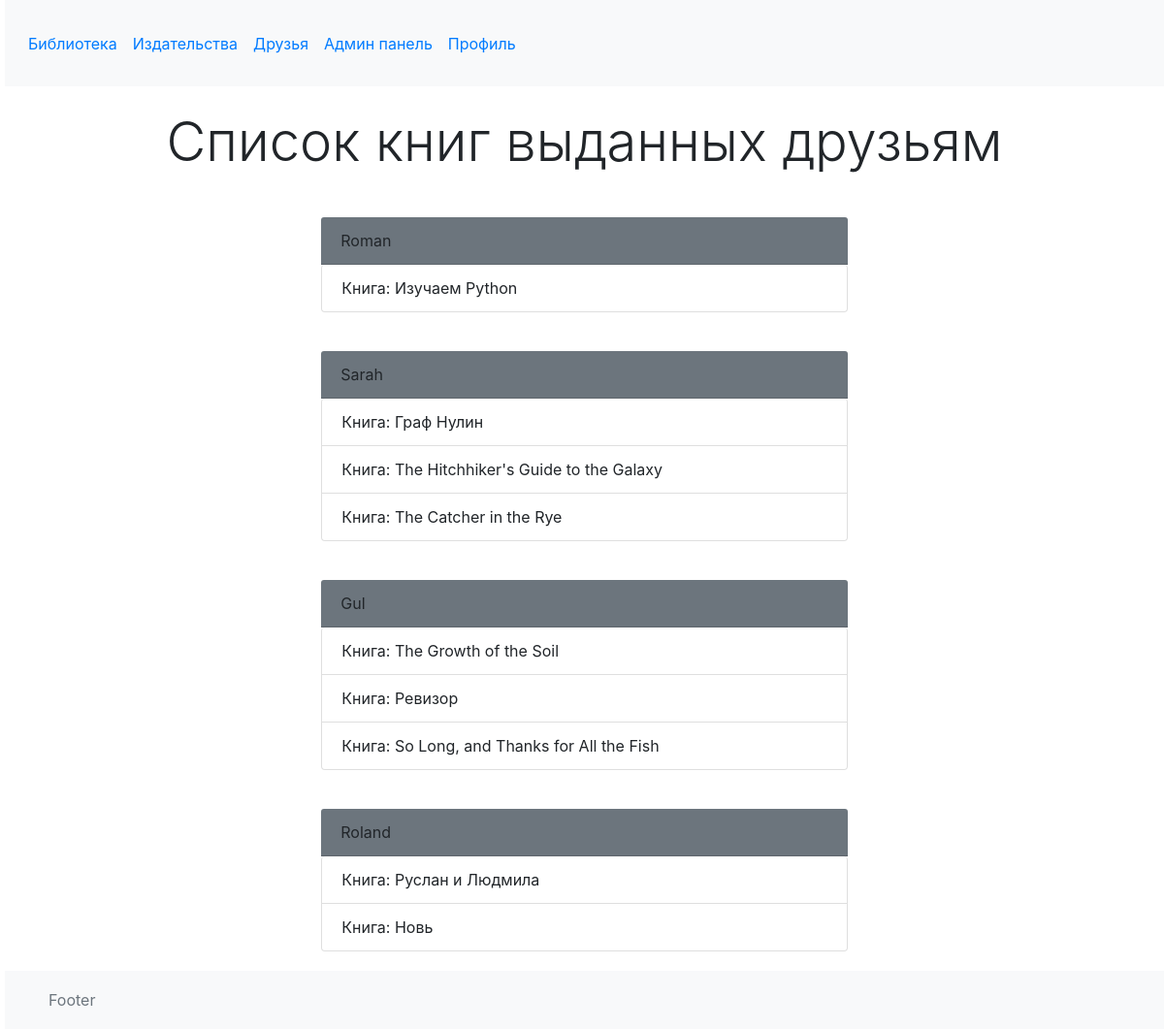
The app's page /friend_list/ with its own data.
### p_library/models.py (models this page shows, shortened)
class Friend(models.Model):
	friend_name = models.CharField(max_length=30, verbose_name='Имя друга')

class Book(models.Model):
    ISBN = models.CharField(max_length=13, verbose_name='ISBN')
    title = models.TextField(verbose_name='Наименование книги')
    description = models.TextField(verbose_name='Описание книги')
    year_release = models.SmallIntegerField(verbose_name='Год издания')
    author = models.ForeignKey(Author, on_delete=models.CASCADE, verbose_name='Автор')
    copy_count = models.IntegerField(default=1, verbose_name='Количество копий')
    price = models.DecimalField(max_digits = 10, decimal_places=2, default=0, verbose_name='Цена')
    publishing_house = models.ForeignKey(Publishing_house, on_delete=models.CASCADE,
        verbose_name='Издательство', null=True, blank=True,
        related_name="books", related_query_name="book")
    friend = models.ForeignKey(Friend, blank=True, null=True, on_delete=models.CASCADE, verbose_name='Друг', related_name='books')
    image = models.ImageField(upload_to='images/blog/%Y/%m/%d', blank=True)

### p_library/views.py (the view)
# urls.py: path('friend_list/', views.friend_list),
def friend_list(request):
	template = loader.get_template('friend_list.html')
	friends = Friend.objects.all()
	data = {"friends": friends,}
	return HttpResponse(template.render(data, request))

### p_library/templates/friend_list.html (shortened to what this page needs)
{% extends "base_templ.html" %}
{% block content %}
    <h2 class="display-4 text-center my-4">Список книг выданных друзьям</h2>
    {% for friend in friends %}
    <div class="row">
        <div class="col-md-6 mx-auto">
            <div class="card-body">
                <ul class="list-group">
                    <li class="list-group">
                    <p class="card-header bg-secondary">{{ friend.friend_name }}</p>            <ul class="list-group">
                            {% for book in friend.books.all %}
                                <li class="list-group-item"> Книга: {{ book.title }}</li>
                            {% endfor %}
                        </ul>
                    </li>
                </ul>
            </div>
        </div>
    </div>
    {% endfor %}
{% endblock %}

### static/css/style_1.css (style rules this page uses)
html { position: relative; min-height: 100%; }
body { margin-bottom: 60px; padding-left: 5px; }

### records on screen
Friend: friend_name "Roman"
Book: title "Изучаем Python"
Friend: friend_name "Sarah"
Book: title "Граф Нулин"
Book: title "The Hitchhiker's Guide to the Galaxy"
Book: title "The Catcher in the Rye"
Friend: friend_name "Gul"
Book: title "The Growth of the Soil"
Book: title "Ревизор"
Book: title "So Long, and Thanks for All the Fish"
Friend: friend_name "Roland"
Book: title "Руслан и Людмила"
Book: title "Новь"
